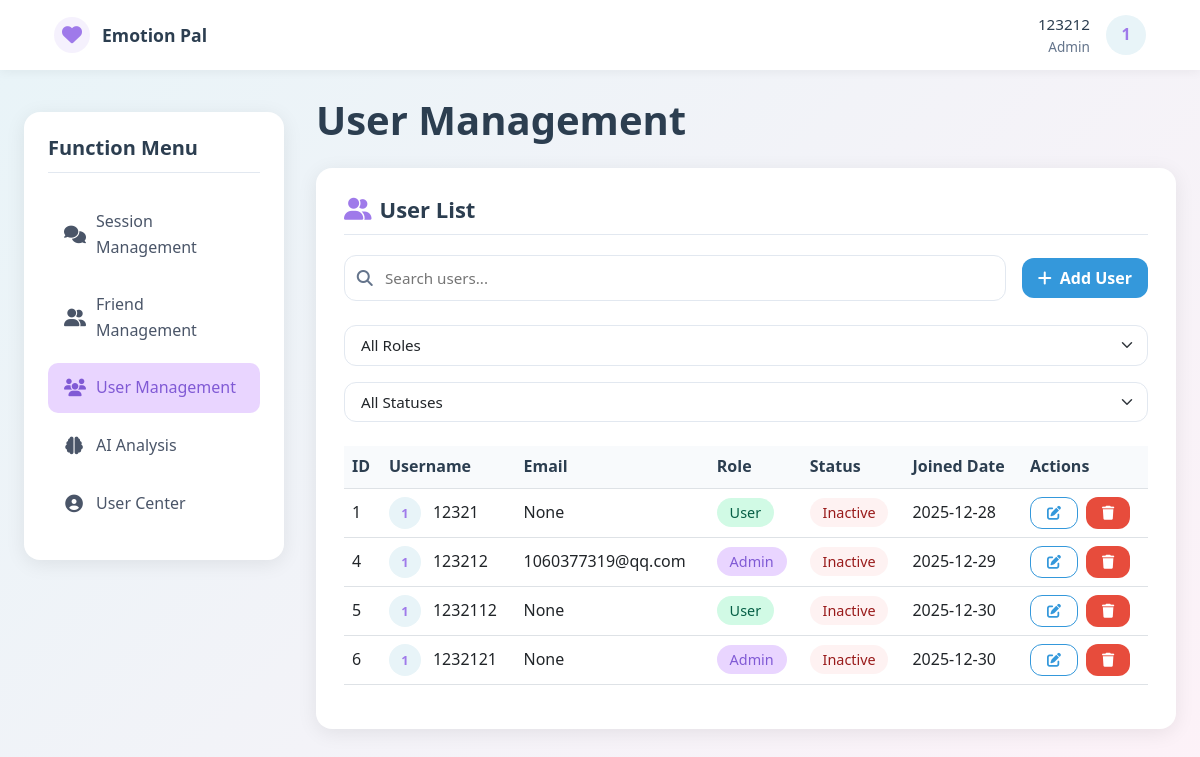
Screenshot of /user_management (signed in) with the database file from the repository.
### models.py (models this page shows, shortened)
class User(db.Model):
    __tablename__ = 'users'  # 显式指定表名（复数，避免歧义）| Explicitly specify table name (plural to avoid ambiguity)
    id = db.Column(db.Integer, primary_key=True, autoincrement=True)
    username = db.Column(db.String(20), unique=True, nullable=False, comment='用户名（唯一）| Username (unique)')
    password = db.Column(db.String(255), nullable=False, comment='加密后的密码| Encrypted password')
    role = db.Column(db.String(10), nullable=False, default='user', comment='角色：admin/agent/user| Role: admin/agent/user')
    email = db.Column(db.String(120), unique=True, nullable=True, comment='邮箱（可选，唯一）| Email (optional, unique)')
    phone = db.Column(db.String(11), unique=True, nullable=True, comment='手机号（可选，唯一）| Phone number (optional, unique)')
    real_name = db.Column(db.String(30), nullable=True, comment='真实姓名| Real name')
    avatar = db.Column(db.String(255), nullable=True, comment='头像URL| Avatar URL')
    is_active = db.Column(db.Boolean, default=True, comment='是否激活（禁用/启用）| Whether activated (disabled/enabled)')
    is_deleted = db.Column(db.Boolean, default=False, comment='软删除标记| Soft deletion flag')
    created_at = db.Column(db.DateTime, default=lambda: datetime.now(UTC), comment='创建时间（UTC）| Creation time (UTC)')
    updated_at = db.Column(db.DateTime, default=lambda: datetime.now(UTC), onupdate=lambda: datetime.now(UTC),
                           comment='更新时间| Update time')
    last_login_at = db.Column(db.DateTime, nullable=True, comment='最后登录时间| Last login time')
    initiated_chat_sessions = db.relationship(
        'ChatSession',
        foreign_keys='ChatSession.user_id',
        back_populates='initiator',
        lazy=True,
        cascade='all, delete-orphan'
    )
    handled_chat_sessions = db.relationship(
        'ChatSession',
        foreign_keys='ChatSession.agent_id',
        back_populates='handler',
        lazy=True,
        cascade='all, delete-orphan'
    )
    applied_appointments = db.relationship(
        'Appointment',
        foreign_keys='Appointment.user_id',
        back_populates='applicant',
        lazy=True
    )
    assigned_appointments = db.relationship(
        'Appointment',
        foreign_keys='Appointment.agent_id',
        back_populates='assigned_agent',
        lazy=True
    )
    friend_requests_sent = db.relationship(
        'FriendRelation',
        foreign_keys='FriendRelation.user_id',
        back_populates='user',
        lazy='dynamic',
        cascade='all, delete-orphan'
    )
    friend_requests_received = db.relationship(
        'FriendRelation',
        foreign_keys='FriendRelation.friend_id',
        back_populates='friend',
        lazy='dynamic',
        cascade='all, delete-orphan'
    )

### routes.py (the view)
    @app.route('/user_management')
    def user_management():
        if 'user_id' not in session or session['role'] != 'admin':
            flash('Permission denied', 'error')
            return redirect(url_for('login'))
        users = User.query.filter(User.is_deleted==False).all()
        return render_template('user_management.html', users=users)

### templates/user_management.html (shortened to what this page needs)
<!DOCTYPE html>
<html lang="en">
<head>
    <link href="https://cdn.jsdelivr.net/npm/bootstrap@5.3.0/dist/css/bootstrap.min.css" rel="stylesheet">
    <link rel="stylesheet" href="https://cdnjs.cloudflare.com/ajax/libs/font-awesome/6.4.0/css/all.min.css">
</head>
<body>
<nav class="main-nav" id="mainNav">
    <div class="container nav-container">
        <a href="/session_management" class="brand" aria-label="Emotion Pal Dashboard">
            <div class="brand-icon">
                <i class="fa fa-heart" aria-hidden="true"></i>
            </div>
            <span class="brand-name">Emotion Pal</span>
        </a>
        <div class="user-section">
            <div class="user-info">
                <div class="username" aria-label="Username">{{ session.username }}</div>
                <div class="user-role" aria-label="User role">{{ session.role | capitalize }}</div>
            </div>
            <div class="avatar-dropdown" id="avatarDropdown" aria-haspopup="true" aria-expanded="false">
                <div class="user-avatar" title="Click to open menu" tabindex="0" role="button" aria-label="User menu">
                    {% if session.avatar and session.avatar != '' %}
                    <img
                            src="{{ session.avatar }}"
                            alt="{{ session.username }}'s avatar"
                            class="avatar-img"
                            loading="lazy"
                            onerror="this.onerror=null; this.parentElement.innerHTML='{{ session.username[0].upper() }}'"
                    >
                    {% else %}
                    {{ session.username[0].upper() }}
                    {% endif %}
                </div>
            </div>
        </div>
    </div>
</nav>
    <div class="main-container">
        <aside class="sidebar" aria-label="Function menu">
        <h3 class="sidebar-title">Function Menu</h3>
        <ul class="sidebar-menu">
            <li class="sidebar-menu-item">
                <a href="/session_management" class="sidebar-menu-link " aria-current="page"
                   aria-label="Session management" tabindex="0">
                    <i class="fa fa-comments" aria-hidden="true"></i>
                    <span>Session Management</span>
                </a>
            </li>
            <li class="sidebar-menu-item">
                <a href="/friends_management" class="sidebar-menu-link" aria-label="Friends management" tabindex="0">
                    <i class="fa fa-user-friends" aria-hidden="true"></i>
                    <span>Friend Management</span>
                </a>
            </li>
            {% if session.role == 'admin' %}
            <li class="sidebar-menu-item">
                <a href="/user_management" class="sidebar-menu-link active" aria-label="User management" tabindex="0">
                    <i class="fa fa-users" aria-hidden="true"></i>
                    <span>User Management</span>
                </a>
            </li>
            {% endif %}
            <li class="sidebar-menu-item">
                <a href="/ai_analysis" class="sidebar-menu-link" aria-label="AI analysis" tabindex="0">
                    <i class="fa fa-brain" aria-hidden="true"></i>
                    <span>AI Analysis</span>
                </a>
            </li>
            <li class="sidebar-menu-item">
                <a href="/user_center" class="sidebar-menu-link" aria-label="User center" tabindex="0">
                    <i class="fa fa-user-circle" aria-hidden="true"></i>
                    <span>User Center</span>
                </a>
            </li>
        </ul>
    </aside>
        <div class="content-area">
            <div class="dashboard-header">
                <h1>User Management</h1>
            </div>
            <div class="section-card">
                <h2><i class="fas fa-user-friends"></i> User List</h2>
                <div class="search-container">
                    <div class="search-bar">
                        <i class="fas fa-search search-icon"></i>
                        <input type="text" class="search-input" placeholder="Search users...">
                    </div>
                    <button class="btn btn-primary" data-bs-toggle="modal" data-bs-target="#addUserModal">
                        <i class="fas fa-plus"></i> Add User
                    </button>
                </div>
                <div class="filter-group">
                    <select class="form-select">
                        <option value="all">All Roles</option>
                    </select>
                    <select class="form-select">
                        <option value="all">All Statuses</option>
                    </select>
                </div>
                <div class="table-responsive">
                    <table class="table table-hover">
                        <thead>
                            <tr>
                                <th>ID</th>
                                <th>Username</th>
                                <th>Email</th>
                                <th>Role</th>
                                <th>Status</th>
                                <th>Joined Date</th>
                                <th>Actions</th>
                            </tr>
                        </thead>
                        <tbody>
                            {% for user in users %}
                            <tr>
                                <td>{{ user.id }}</td>
                                <td>
                                    <div style="display: flex; align-items: center; gap: 0.75rem;">
                                        <div class="user-avatar" style="width: 32px; height: 32px; font-size: 0.8rem;">
                                            {{ user.username[0] | upper }}
                                        </div>
                                        {{ user.username }}
                                    </div>
                                </td>
                                <td>{{ user.email }}</td>
                                <td>
                                    <span class="status-badge" style="background-color:
                                        {% if user.role == 'admin' %}#E9D5FF{% elif user.role == 'agent' %}#DBEAFE{% else %}#D1FAE5{% endif %};
                                        color: {% if user.role == 'admin' %}#805AD5{% elif user.role == 'agent' %}#1E40AF{% else %}#065F46{% endif %};">
                                        {{ user.role | title }}
                                    </span>
                                </td>
                                <td>
                                    <span class="status-badge" style="background-color: {{ ' #D1FAE5' if user.active else '#FEF2F2' }};
                                        color: {{ '#065F46' if user.active else '#991B1B' }};">
                                        {{ 'Active' if user.active else 'Inactive' }}
                                    </span>
                                </td>
                                <td>{{ user.created_at.strftime('%Y-%m-%d') }}</td>
                                <td>
                                    <div style="display: flex; gap: 0.5rem;">
                                        <button class="btn btn-outline-primary btn-sm" data-bs-toggle="modal" data-bs-target="#editUserModal{{ user.id }}">
                                            <i class="fas fa-edit"></i>
                                        </button>
                                        <a href="/admin/delete_user/{{ user.id }}" class="btn btn-danger btn-sm" onclick="return confirm('Are you sure you want to delete this user?')">
                                            <i class="fas fa-trash"></i>
                                        </a>
                                    </div>
                                </td>
                            </tr>
                            {% endfor %}
                        </tbody>
                    </table>
                </div>
            </div>
        </div>
    </div>
</body>
</html>

### rows the page displays
User: id "1", username "1", username "12321", email "None", role "User", active "Inactive", created_at "2025-12-28"
User: id "4", username "1", username "123212", email "1060377319@qq.com", role "Admin", active "Inactive", created_at "2025-12-29"
User: id "5", username "1", username "1232112", email "None", role "User", active "Inactive", created_at "2025-12-30"
User: id "6", username "1", username "1232121", email "None", role "Admin", active "Inactive", created_at "2025-12-30"

### other values shown
{{ session.username }} "123212"
{{ session.role | capitalize }} "Admin"
{{ session.username[0].upper() }} "1"
